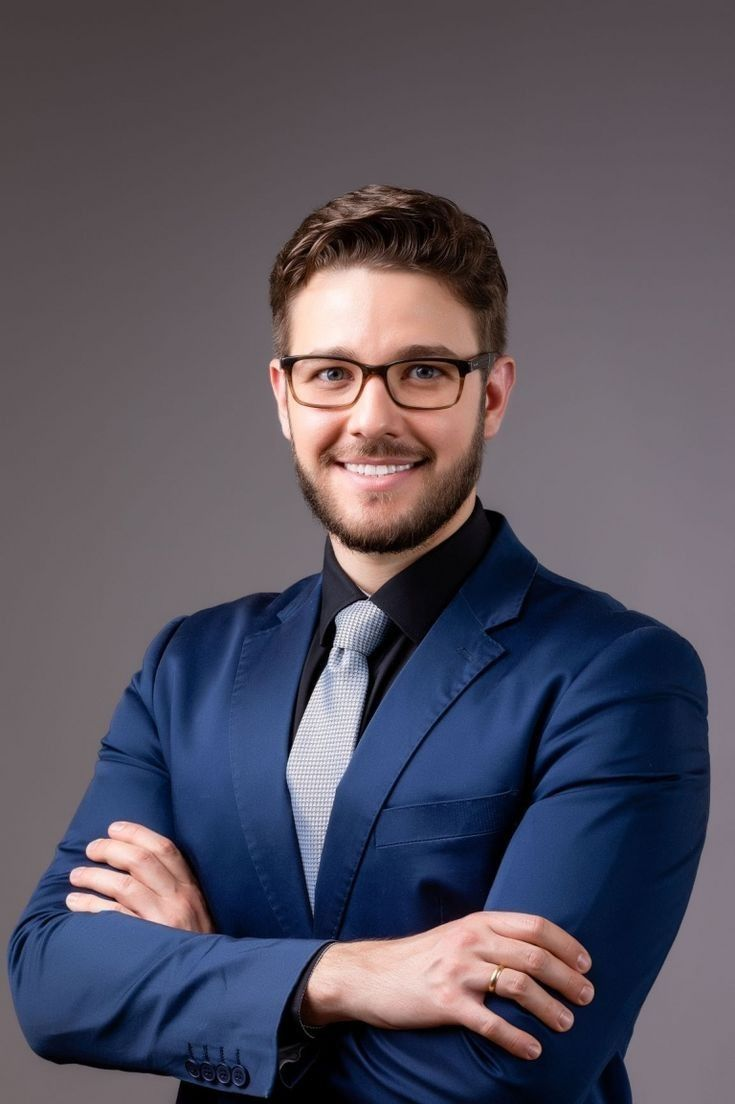
#> input picture opencv/official.jpg, 735 x 1104 px
$ python main.py
#> lines starting #> are read from the running program, lines starting #| are printed output that depends on the picture
from turtledemo.nim import COLOR

import cv2

face_haar_cascade = cv2.CascadeClassifier('haarcascade_frontalface_default.xml')
image = cv2.imread('official.jpg')
#> image is the input picture: shape (1104, 735, 3); mean B, G, R 96.1, 82.9, 87.2
gray_image = cv2.cvtColor(image, cv2.COLOR_BGR2GRAY)
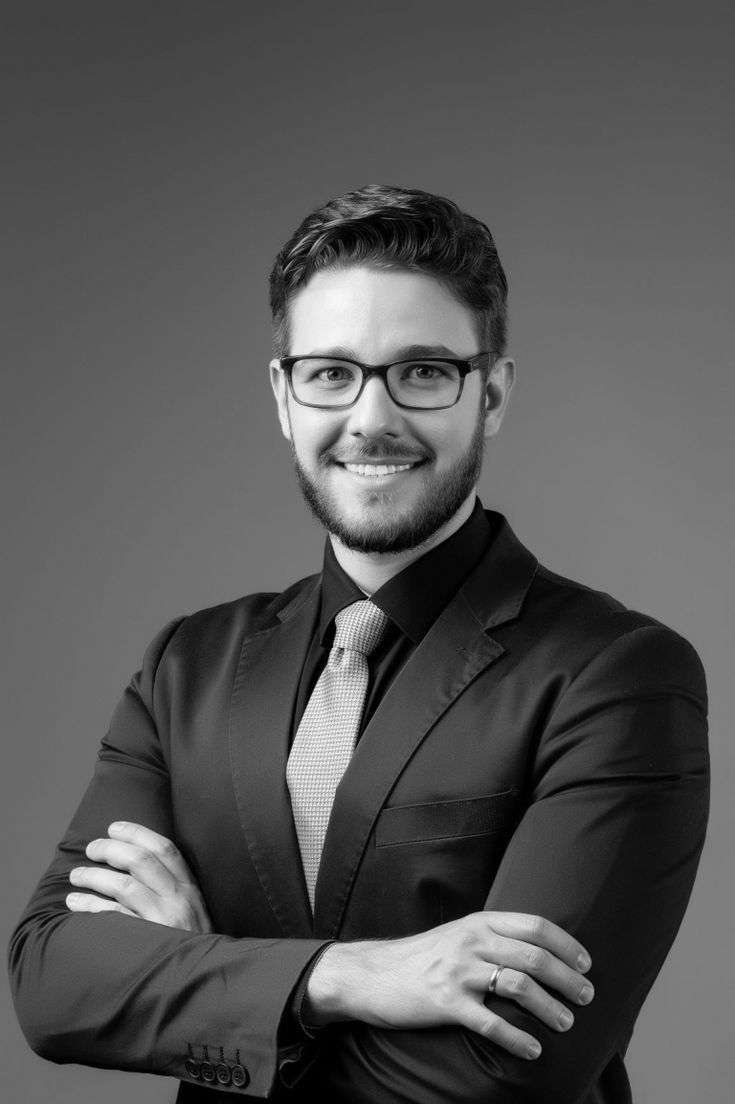
#> gray_image: shape (1104, 735); min 0, max 254, mean 85.6
#cv2.imshow("Gray", "gray")
#cv2.waitKey()

#> (the run stopped early here; a loop or call above may not have finished)
